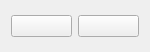
<?xml version="1.0" encoding="UTF-8"?>
<ui version="4.0">
 <class>MainWindow</class>
 <widget class="QMainWindow" name="MainWindow">
  <property name="enabled">
   <bool>true</bool>
  </property>
  <property name="geometry">
   <rect>
    <x>0</x>
    <y>0</y>
    <width>150</width>
    <height>52</height>
   </rect>
  </property>
  <property name="maximumSize">
   <size>
    <width>150</width>
    <height>60</height>
   </size>
  </property>
  <property name="windowTitle">
   <string>Magnifier</string>
  </property>
  <property name="windowIcon">
   <iconset resource="res.qrc">
    <normaloff>:/images/icon.png</normaloff>:/images/icon.png</iconset>
  </property>
  <widget class="QWidget" name="centralWidget">
   <layout class="QGridLayout" name="gridLayout">
    <item row="0" column="0">
     <widget class="QPushButton" name="zoom_in">
      <property name="enabled">
       <bool>true</bool>
      </property>
      <property name="icon">
       <iconset resource="res.qrc">
        <normaloff>:/images/plus.png</normaloff>:/images/plus.png</iconset>
      </property>
      <property name="iconSize">
       <size>
        <width>24</width>
        <height>24</height>
       </size>
      </property>
     </widget>
    </item>
    <item row="0" column="1">
     <widget class="QPushButton" name="zoom_out">
      <property name="enabled">
       <bool>true</bool>
      </property>
      <property name="text">
       <string/>
      </property>
      <property name="icon">
       <iconset resource="res.qrc">
        <normaloff>:/images/minus.png</normaloff>:/images/minus.png</iconset>
      </property>
     </widget>
    </item>
   </layout>
  </widget>
 </widget>
 <layoutdefault spacing="6" margin="11"/>
 <resources>
  <include location="res.qrc"/>
 </resources>
 <connections/>
</ui>
